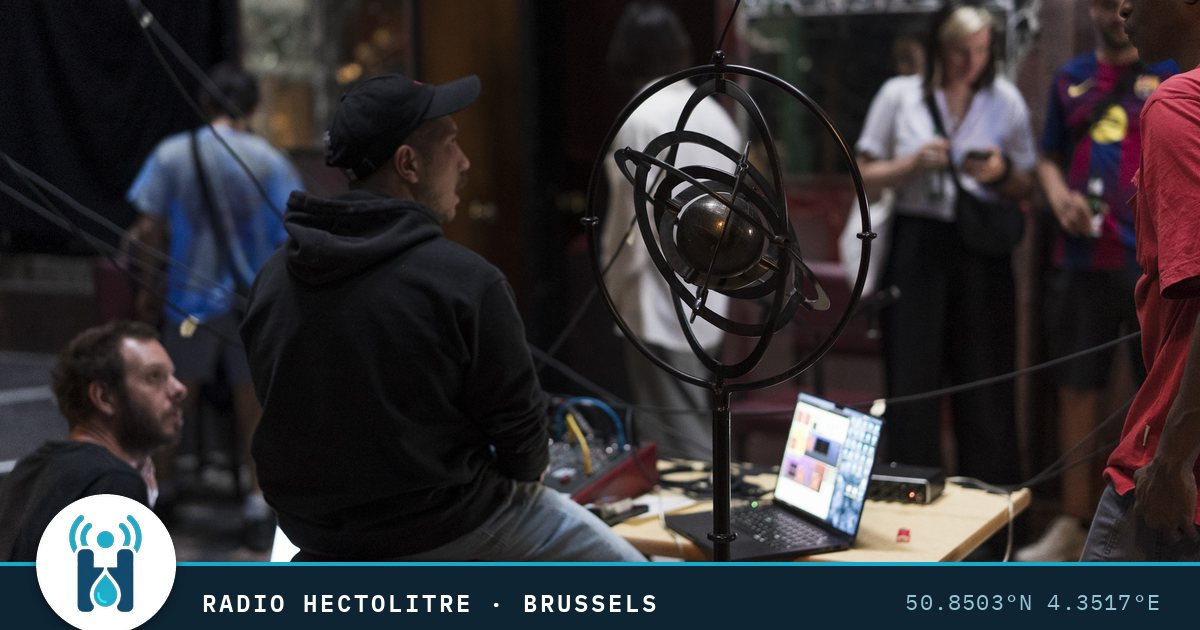
#> input picture assets/img/og/radio-hectolitre.jpg, 1200 x 630 px
$ python -i make_share_images.py   (imports and definitions only)
#> lines starting #> are read from the running program, lines starting #| are printed output that depends on the picture
#!/usr/bin/env python3
"""
Builds the 1200x630 link-preview ("share") images in assets/img/og/ from
artwork already in the repo, so social cards never point at a multi-megabyte
original or get cropped by a platform.

Every card carries the same branding: a white "seal" holding the logo that
straddles a navy info strip along the bottom edge (name, city, coordinates —
the same line the site's ticker shows). The seal is white because the logo's
navy "H" disappears on dark backgrounds.

Needs Pillow (dev-time only — the site itself has no dependencies):
    pip install pillow

Three kinds of card:
  * photo / poster cards  — CARDS below ("crop" a landscape photo, or "fit" a
                            square poster on a blurred copy of itself)
  * broadcast cards       — built automatically for every entry in
                            data/broadcasts/index.json: poster, big date, title,
                            venue (so a new broadcast needs no code, only its JSON)
  * episode cards         — built automatically for every Hectolitre.FM episode:
                            guest name over concentric "transmission" rings that
                            radiate from the logo seal, echoing the logo's arcs

Usage:
    python3 scripts/make_share_images.py                 # build everything
    python3 scripts/make_share_images.py 2026-05-31      # build one by name
    python3 scripts/make_share_images.py --list          # show every card name

Fonts are in scripts/fonts/ (see the README there). After changing a card,
run scripts/sync_social_meta.py — it re-measures the images and rewrites tags.
"""
import json
import math
import os
import re
import sys

from PIL import Image, ImageDraw, ImageEnhance, ImageFilter, ImageFont

ROOT = os.path.dirname(os.path.dirname(os.path.abspath(__file__)))
OUT_DIR = os.path.join(ROOT, "assets", "img", "og")
FONT_DIR = os.path.join(ROOT, "scripts", "fonts")
LOGO = os.path.join(ROOT, "assets", "img", "favicon", "radio-hectolitre.png")

W, H = 1200, 630
STRIP_H = 68
BODY_H = H - STRIP_H          # 562 px of artwork above the strip
NAVY = (14, 36, 51)
TEAL = (24, 168, 200)
WHITE = (255, 255, 255)
STRIP_LEFT = "RADIO HECTOLITRE · BRUSSELS"
STRIP_RIGHT = "50.8503°N 4.3517°E"

# Hand-picked cards. name -> (source image relative to repo root, mode)
#   "crop": scale to fill the artwork area, then centre-crop (landscape photos)
#   "fit":  show the whole image on a blurred copy of itself (square posters
#           whose lettering must not be cropped)
CARDS = {
    "radio-hectolitre": ("assets/img/photos/2026-05-31/Hecto-May31-2026-WEB.jpg", "crop"),
}


# ---------------------------------------------------------------- building blocks

def font(name, size):
    return ImageFont.truetype(os.path.join(FONT_DIR, name), size)


# [9 lines left out: function spaced, not called in this run]


def cover(src, w, h):
    """Scale to fill w x h and centre-crop."""
    scale = max(w / src.width, h / src.height)
    r = src.resize((round(src.width * scale), round(src.height * scale)), Image.LANCZOS)
    left, top = (r.width - w) // 2, (r.height - h) // 2
    return r.crop((left, top, left + w, top + h))


def blurred_backdrop(src, w, h, dim=0.7):
    return ImageEnhance.Brightness(cover(src, w, h).filter(ImageFilter.GaussianBlur(28))).enhance(dim)


# [33 lines left out: functions seal, brand, not called in this run]


# ---------------------------------------------------------------- text helpers

def load_json(rel):
    with open(os.path.join(ROOT, rel), encoding="utf-8") as f:
        return json.load(f)


# [36 lines left out: functions fit_font, wrap, split_date, card_crop, not called in this run]


def card_fit(src):
    card = Image.new("RGB", (W, H), NAVY)
    card.paste(blurred_backdrop(src, W, BODY_H), (0, 0))
    card.paste(src.resize((BODY_H, BODY_H), Image.LANCZOS), ((W - BODY_H) // 2, 0))
    return brand(card)


LAYOUTS = {"crop": card_crop, "fit": card_fit}


# [123 lines left out: functions card_broadcast, card_episode, all_cards, save, main, not called in this run]


# [2 lines not run here, left out]

>>> import cv2
>>> picture = cv2.imread('../assets/img/og/radio-hectolitre.jpg', cv2.IMREAD_GRAYSCALE)
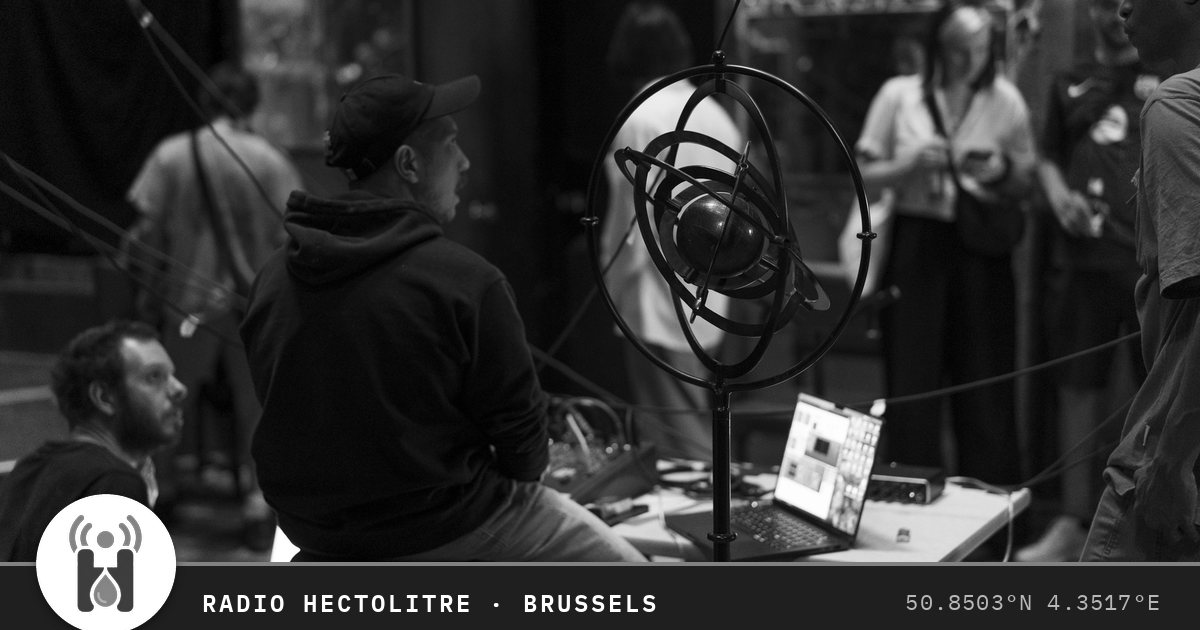
#> picture: shape (630, 1200); min 0, max 255, mean 48.6
>>> result = card_fit(picture)
#> in card_fit, `card = Image.new("RGB", (W, H), NAVY)`:
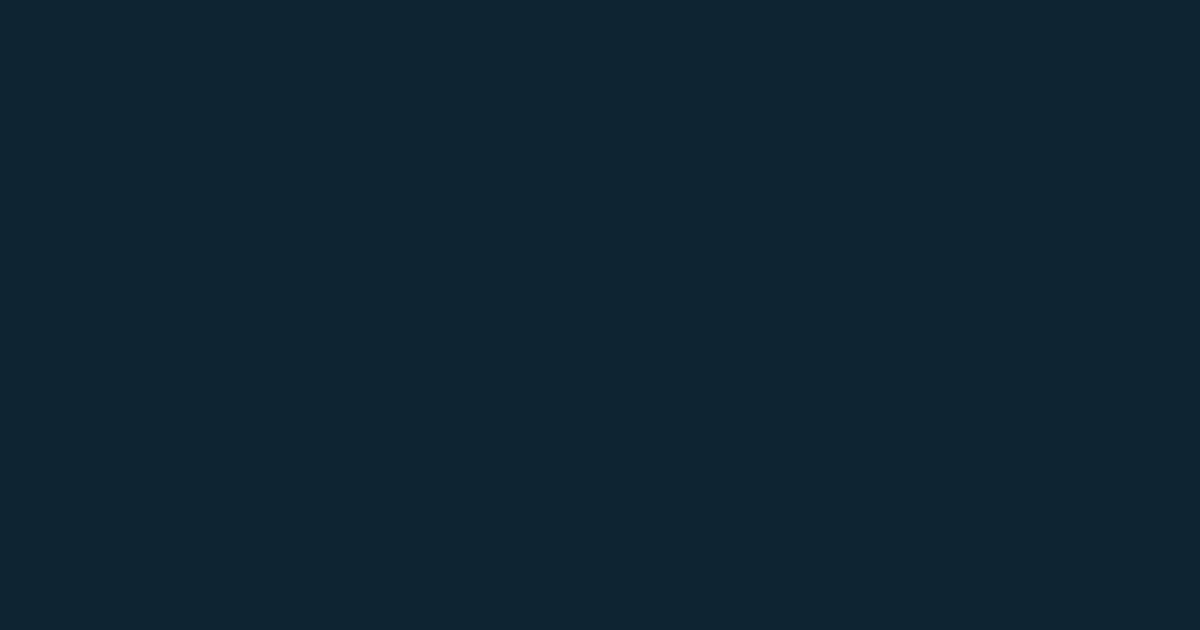
#> card: PIL image 1200x630 RGB; mean R, G, B 14, 36, 51
#> (the run stopped early here; a loop or call above may not have finished)
